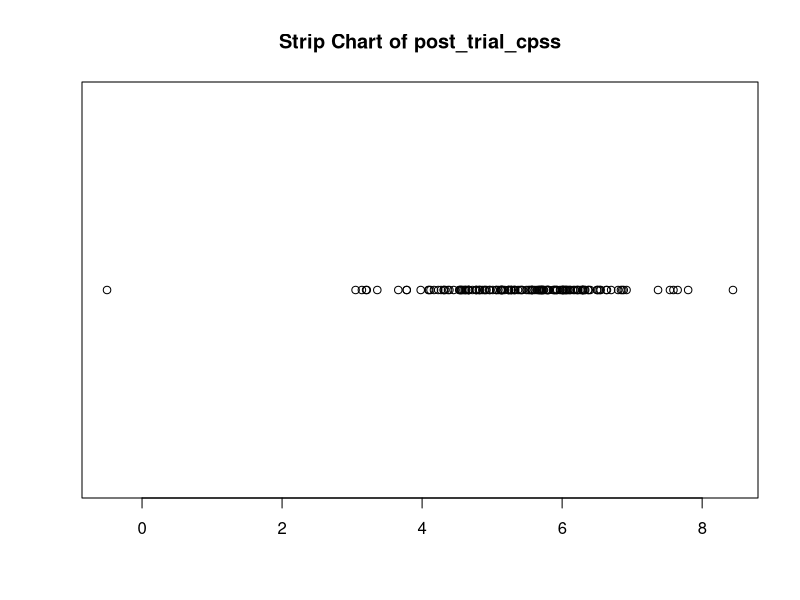

Reproduce this figure in R.
## ---- chunk 1

## ---- chunk 2

## ---- chunk 3

# install
if(!require("tidyr")) install.packages("tidyr")
# library
library(tidyr)
library(ggplot2)

knitr::opts_chunk$set(echo = TRUE)
## ---- chunk 4
data <- read.csv("daie_ca3_data_14.csv")
attach(data)
## ---- chunk 5
dim(data)
## ---- chunk 6
names(data)
## ---- chunk 7
str(data)
## ---- chunk 8
stripchart(post_trial_cpss, main = "Strip Chart of post_trial_cpss", pch = 21)
## ---- chunk 9
mean(pre_trial_cpss)
mean(post_trial_cpss)

mean(pre_trial_or)
mean(post_trial_or)
